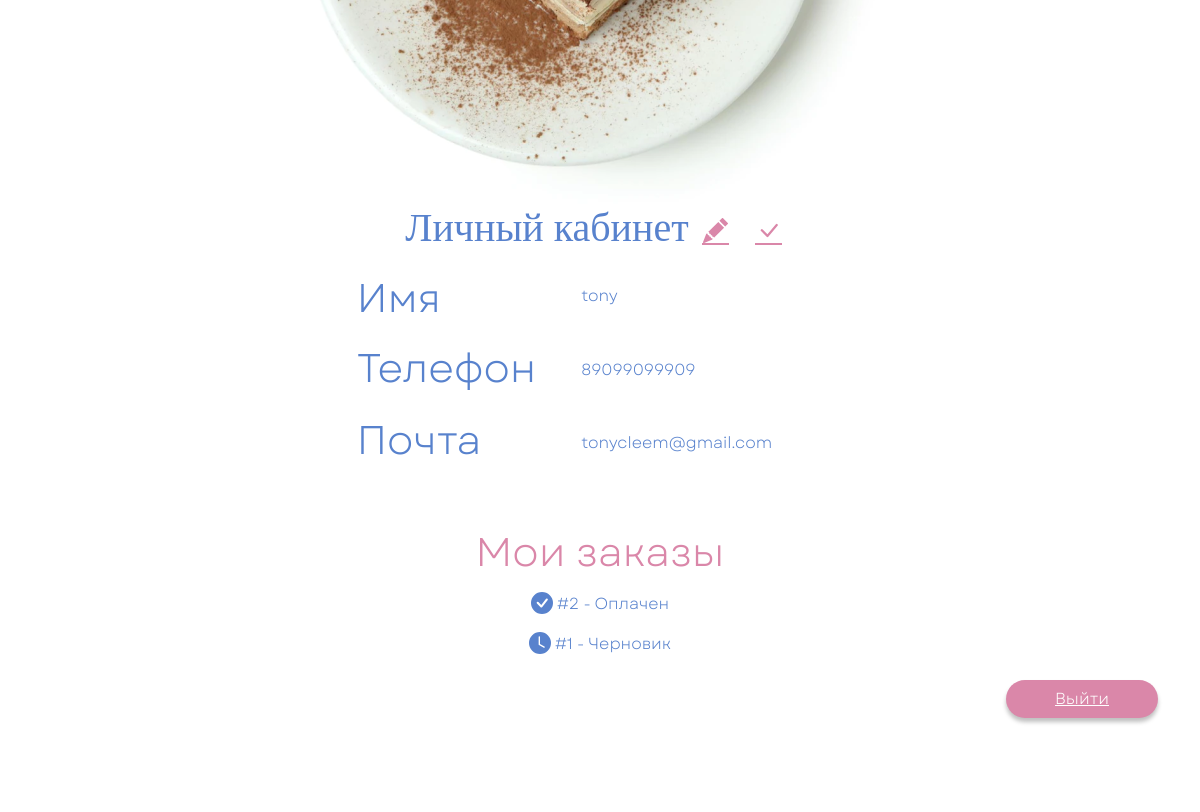
The app's page /lk/ (signed in, middle part), older data.
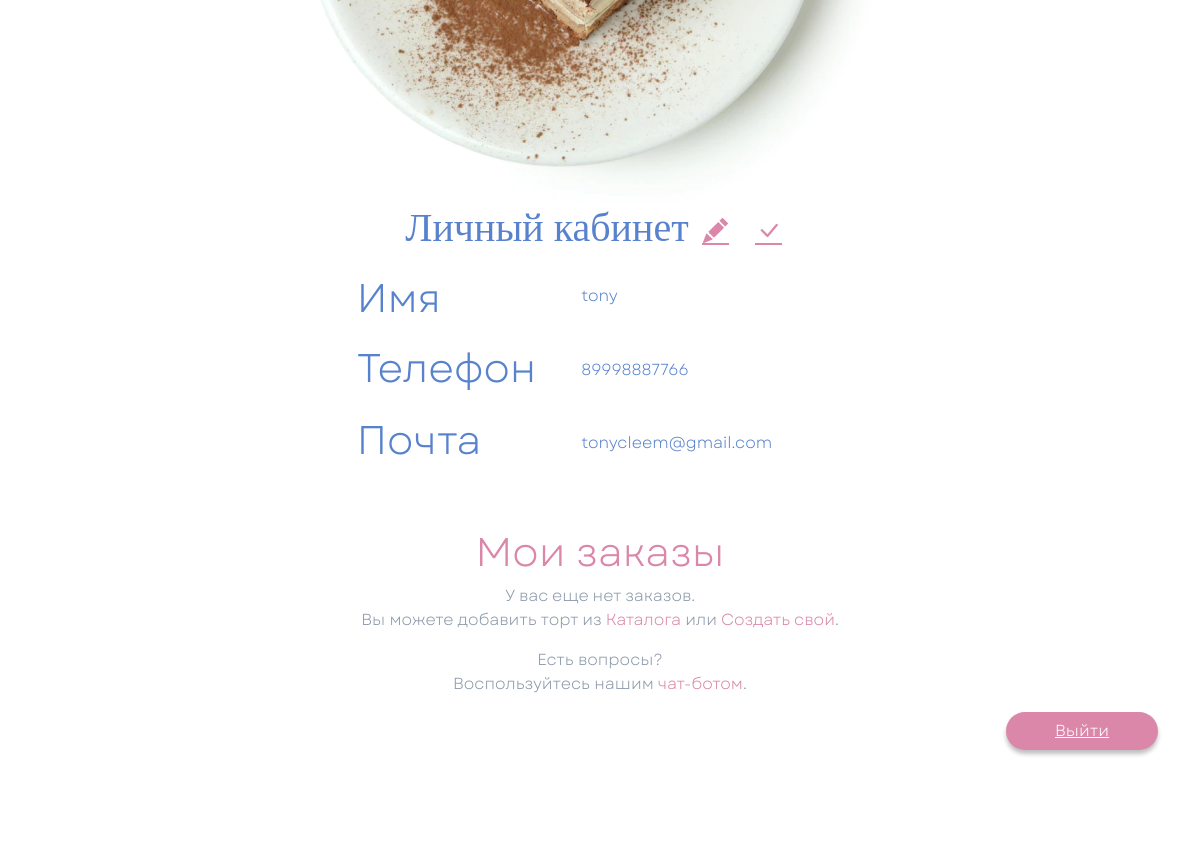
The same page, newer data.
### customers/models.py (models this page shows, shortened)
class Customer(models.Model):
    user = models.OneToOneField(
        User,
        on_delete=models.CASCADE,
        null=True,
        blank=True,
        related_name='customer',
        verbose_name='Пользователь'
    )
    phone = models.CharField('Телефон', max_length=32, blank=True)
    created_at = models.DateTimeField('Создан', auto_now_add=True)
    class Meta:
        verbose_name = 'Клиент'
        verbose_name_plural = 'Клиенты'

### orders/models.py (models this page shows, shortened)
class Order(models.Model):
    class Status(models.TextChoices):
        DRAFT = 'draft', 'Черновик'
        PAID = 'paid', 'Оплачен'
        PREPARING = 'preparing', 'Готовится'
        ON_DELIVERY = 'on_delivery', 'Доставляется'
        DELIVERED = 'delivered', 'Доставлен'
        CANCELLED = 'cancelled', 'Отменён'
    customer = models.ForeignKey(
        Customer,
        on_delete=models.SET_NULL,
        null=True,
        blank=True,
        related_name='orders',
        verbose_name='Клиент'
    )
    created_at = models.DateTimeField('Создан', auto_now_add=True)
    updated_at = models.DateTimeField('Обновлён', auto_now=True)
    status = models.CharField(
        'Статус',
        max_length=20,
        choices=Status.choices,
        default=Status.PAID
        )
    contact_name = models.CharField('Имя получателя', max_length=100)
    phone = models.CharField('Телефон', max_length=32)
    email = models.EmailField('Email', blank=True)
    city = models.CharField('Город', max_length=100)
    street = models.CharField('Улица', max_length=100)
    house = models.CharField('Дом', max_length=30)
    apartment = models.CharField('Квартира', max_length=30, blank=True)
    delivery_comment = models.CharField(
        'Комментарий к доставке', max_length=500, blank=True
        )
    delivery_date = models.DateField('Дата доставки')
    consent_personal_data = models.BooleanField(
        'Согласие на обработку ПД',
        default=False
        )
    utm_source = models.CharField('utm_source', max_length=80, blank=True)
    utm_medium = models.CharField('utm_medium', max_length=80, blank=True)
    utm_campaign = models.CharField('utm_campaign', max_length=120, blank=True)
    promo_code = models.ForeignKey(
        PromoCode,
        on_delete=models.SET_NULL,
        null=True,
        blank=True,
        verbose_name='Промокод'
        )
    subtotal = models.DecimalField('Сумма позиций', max_digits=10, decimal_places=2, default=Decimal('0.00'))
    discount_total = models.DecimalField('Скидка', max_digits=10, decimal_places=2, default=Decimal('0.00'))
    delivery_fee = models.DecimalField('Стоимость доставки', max_digits=10, decimal_places=2, default=Decimal('0.00'))
    rush_fee = models.DecimalField('Срочность (в 24ч)', max_digits=10, decimal_places=2, default=Decimal('0.00'))
    total = models.DecimalField('Итого к оплате', max_digits=10, decimal_places=2, default=Decimal('0.00'),
                                validators=[MinValueValidator(0)])
    class Meta:
        verbose_name = 'Заказ'
        verbose_name_plural = 'Заказы'
        ordering = ['-created_at']

### customers/views.py (the view, shortened to what this page needs)
# urls.py: path('lk/', view_lk, name='lk'),
def view_lk(request):
    user = request.user
    context = {}
    if user.is_authenticated:
        try:
            customer = Customer.objects.get(user=user)
            context = {
                'user': user,
                'customer': customer,
                'orders': customer.orders.all(),
            }
        except Customer.DoesNotExist:
            context = {
                'user': user,
                'customer': None,
                'orders': [],
            }
    return render(request, 'lk.html', context=context)

### templates/lk.html (shortened to what this page needs)
{% extends "base.html" %}
{% load static %}
{% block content %}
<div class="container mt-header mb-5">
  <div class="row mt-5">
    <div class="col-12 col-xxl-6 d-flex justify-content-center">
      <div><img src="{% static 'img/Cake2.png' %}" alt=""></div>
    </div>
    <div class="col-12 col-xxl-6 d-flex flex-column justify-content-center align-items-center align-items-xxl-start" id="LK">
      {% block ifauth %}
      {% if user.is_authenticated %}
      <v-form :validation-schema="Schema" @submit="ApplyChanges">
        <div class="d-flex w-100 justify-content-center justify-content-xxl-between align-items-center">
          <h1 class="font_Gogh fs_40 cake_blue">Личный кабинет</h1>
          <button v-if="!Edit" @click="Edit = true" class="btn shadow-none align-self-center">
          </button>
          <button v-if="Edit" type="submit" class="btn shadow-none align-self-center">
          </button>
        </div>
        <div class="d-flex">
          <ul class="list-group">
            <li class="list-group-item border-0 ps-0">
              <span class="fs_40 cake_blue">Имя</span>
            </li>
            <li class="list-group-item border-0 ps-0">
              <h1 class="fs_40 cake_blue">Телефон</h1>
            </li>
            <li class="list-group-item border-0 ps-0">
              <h1 class="fs_40 cake_blue">Почта</h1>
            </li>
          </ul>
          <ul class="list-group">
            <li class="list-group-item border-0 py-61 position-relative"><input type="text" id="LkFormNameField" readonly class="form-control my-2 i cake__textinput" name="first_name" value="{{ user.get_username }}"></li>
            <li class="list-group-item border-0 py-61 position-relative">
              <input type="text" id="LkFormPhoneField" readonly class="form-control my-2 cake__textinput" name="phone" value="{{ customer.phone }}">
            </li>
            <li class="list-group-item border-0 py-61 position-relative"><input type="email" id="LkFormEmailField" readonly class="form-control my-2 cake__textinput" name="email" value="{{ user.email }}"></li>
          </ul>
        </div>
      </v-form>
      <h2 class="fs_40 cake_pink mt-5">Мои заказы</h2>
      {% if orders %}
        {% for order in orders %}
          <section class="my-2">
            <span class="cake_blue lk__order d-flex" data-bs-toggle="modal" data-bs-target="#OrderModal{{order.id}}">
              <svg xmlns="http://www.w3.org/2000/svg" width="22" height="22" fill="currentColor" class="bi bi-clock-fill" viewBox="0 0 16 16">
                {% if order.status == 'delivered' or order.status == 'paid' %}
                  <path d="M16 8A8 8 0 1 1 0 8a8 8 0 0 1 16 0zm-3.97-3.03a.75.75 0 0 0-1.08.022L7.477 9.417 5.384 7.323a.75.75 0 0 0-1.06 1.06L6.97 11.03a.75.75 0 0 0 1.079-.02l3.992-4.99a.75.75 0 0 0-.01-1.05z"/>
                {% else %}
                  <path d="M16 8A8 8 0 1 1 0 8a8 8 0 0 1 16 0zM8 3.5a.5.5 0 0 0-1 0V9a.5.5 0 0 0 .252.434l3.5 2a.5.5 0 0 0 .496-.868L8 8.71V3.5z"/>
                {% endif %}
              </svg>
              <span class="ms-1">#{{ order.id }} - {{ order.get_status_display }}</span>
            </span>
          </section>
        {% endfor %}
      {% else %}
        <span class="cake_grey">У вас еще нет заказов.</span>
        <p class="cake_grey">Вы можете добавить торт из <a href="/#step2" class="text-decoration-none cake_pink">Каталога</a> или <a href="/#step3" class="text-decoration-none cake_pink">Создать свой</a>.</p>
        <span class="cake_grey">Есть вопросы?</span>
        <span class="cake_grey">Воспользуйтесь нашим <a href="https://vk.com/devmanorg" class="text-decoration-none cake_pink">чат-ботом</a>.</span>
      {% endif %}
        <button class="btn text-white rounded-pill align-self-end px-5 mt-3 shadow-none cake__button cake__bg_pink"><a href="{% url 'signup' %}" class = 'text-white'>Выйти<a></button>
      {% endif %}
      {% endblock ifauth %}
    </div>
  </div>
</div>
{% endblock content %}

### templates/base.html (shortened to what this page needs)
<!DOCTYPE html>
{% load static %}
  <html lang="ru">
  <head>
    <link href="https://cdn.jsdelivr.net/npm/bootstrap@5.0.2/dist/css/bootstrap.min.css" rel="stylesheet">
    <link rel="stylesheet" href="{% static 'css/Style.css' %}">
  </head>
<body>
{% block content %}{% endblock content %}
</body>
</html>

### static/css/Style.css (style rules this page uses)
.font_Gogh { font-family: Gogh; }
html { height: 100%; }
* { font-family: Garet, serif; font-size: 16px; font-weight: normal; }
body { background-color: white; min-height: 100%; display: grid; grid-template-rows: auto 1fr auto; }
.mt-header { margin-top: calc(58px + 1.6rem); }
.cake_pink { color: #DA87A9 !important; }
.cake__bg_pink { background-color: #DA87A9 !important; }
.cake_blue { color: #5882CD !important; }
.cake_grey { color: #8C99AA !important; }
.cake__button { box-shadow: 0 4px 4px rgba(0, 0, 0, 0.25) !important; border-radius: 15px; }
.cake__textinput { border: 1px solid #8C99AA; border-radius: 15px; color: #5882CD !important; }
li .cake__textinput:read-only { box-shadow: none; border: 1px solid white; background-color: white; color: #5882CD; }
.fs_40 { font-size: 40px; }
.py-61 { padding-top: 0.61rem; padding-bottom: 0.61rem; }

Row changes from the older to the newer data that the page shows:
removed Order: id "2", status "Оплачен"
removed Order: id "1", status "Черновик"
changed Customer: phone "89099099909" → "89998887766"
Text that changed along with them:
text now shown: "У вас еще нет заказов. Вы можете добавить торт из Каталога или Создать свой . Есть вопросы? Воспользуйтесь нашим чат-ботом ."
